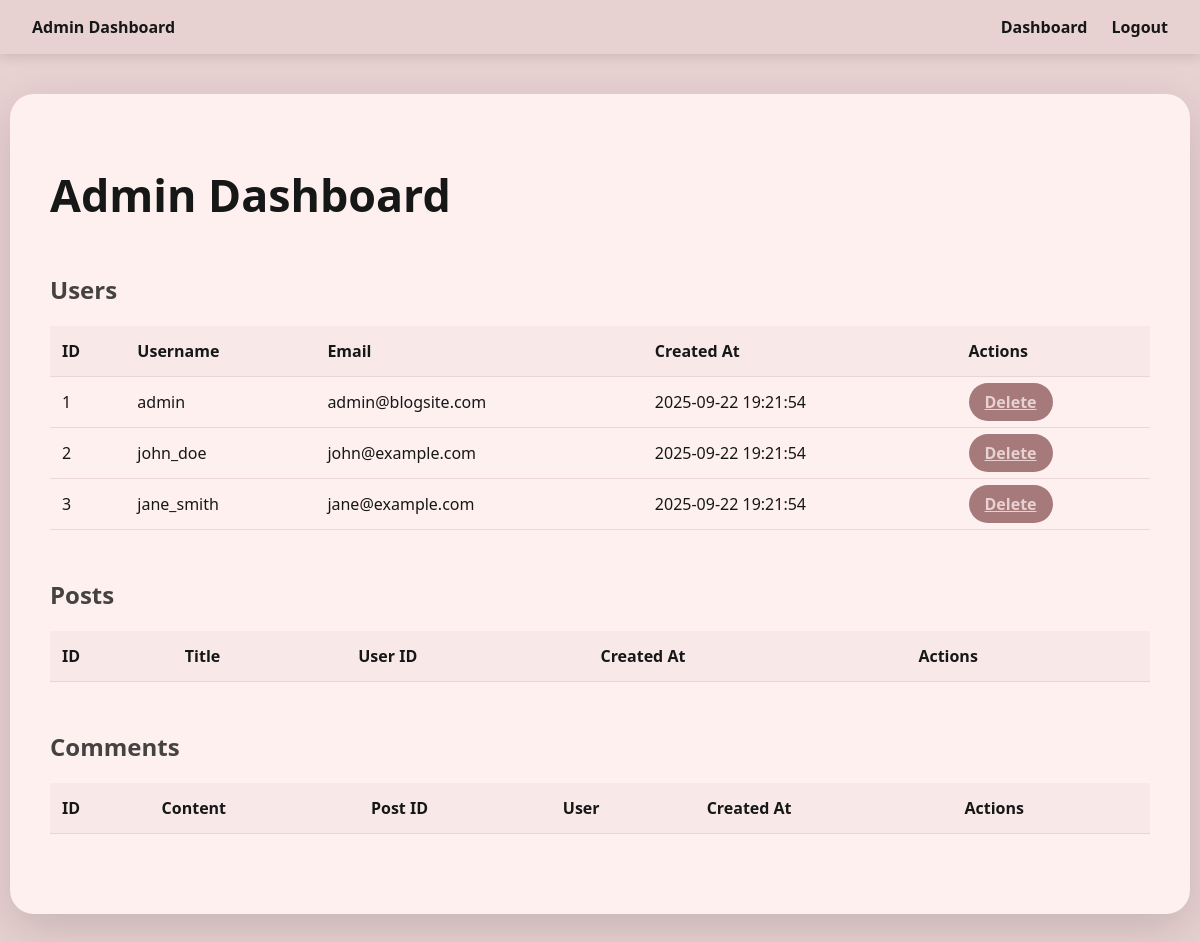
The page /admin_dashboard.php on the database its author committed.
### tables this page shows
CREATE TABLE users (
    id INT AUTO_INCREMENT PRIMARY KEY,
    username VARCHAR(50) UNIQUE NOT NULL,
    email VARCHAR(100) UNIQUE NOT NULL,
    password VARCHAR(255) NOT NULL,
    full_name VARCHAR(100) NOT NULL,
    profile_image VARCHAR(255) DEFAULT 'default-avatar.png',
    bio TEXT,
    is_admin TINYINT(1) DEFAULT 0,
    created_at TIMESTAMP DEFAULT CURRENT_TIMESTAMP,
    updated_at TIMESTAMP DEFAULT CURRENT_TIMESTAMP ON UPDATE CURRENT_TIMESTAMP
);

### admin_dashboard.php (the view, shortened to what this page needs)
<?php
require_once 'config.php';
$users = $pdo->query("SELECT id, username, email, created_at FROM users ORDER BY created_at DESC")->fetchAll();
?>
<!DOCTYPE html>
<html lang="en">
<head>
</head>
<body>
<nav class="navbar">
  <div><strong>Admin Dashboard</strong></div>
  <div>
    <a href="admin_dashboard.php">Dashboard</a>
    <a href="logout.php">Logout</a>
  </div>
</nav>
<div class="container">
  <h1>Admin Dashboard</h1>
  <section>
    <h2>Users</h2>
    <table>
      <thead>
        <tr><th>ID</th><th>Username</th><th>Email</th><th>Created At</th><th>Actions</th></tr>
      </thead>
      <tbody>
        <?php foreach ($users as $user): ?>
          <tr>
            <td><?= htmlspecialchars($user['id']) ?></td>
            <td><?= htmlspecialchars($user['username']) ?></td>
            <td><?= htmlspecialchars($user['email']) ?></td>
            <td><?= htmlspecialchars($user['created_at']) ?></td>
            <td><a href="?type=user&id=<?= $user['id'] ?>" class="btn-delete" onclick="return confirm('Delete this user?')">Delete</a></td>
          </tr>
        <?php endforeach; ?>
      </tbody>
    </table>
  </section>
  <h2>Posts</h2>
  <table>
    <thead>
      <tr>
        <th>ID</th>
        <th>Title</th>
        <th>User ID</th>
        <th>Created At</th>
        <th>Actions</th>
      </tr>
    </thead>
  </table>
  <section>
    <h2>Comments</h2>
    <table>
      <thead>
        <tr><th>ID</th><th>Content</th><th>Post ID</th><th>User</th><th>Created At</th><th>Actions</th></tr>
      </thead>
    </table>
  </section>
</div>
</body>
</html>

### admin_dashboard.php (style rules this page uses)
body { font-family: 'Segoe UI', Tahoma, Geneva, Verdana, sans-serif; background: #e8d1d1ff; color: #161717ff; margin: 0; padding: 0; }
.navbar { position: sticky; top: 0; background: #e8d1d1ff; padding: 16px 32px; box-shadow: 0 2px 12px rgba(22, 23, 23, 0.15); display: flex; justify-content: space-between; align-items: center; }
.navbar a { color: #161717ff; font-weight: 600; margin-left: 20px; text-decoration: none; transition: color 0.25s; }
.container { max-width: 1100px; margin: 40px auto 60px; background: #fff0f0; padding: 40px; border-radius: 24px; box-shadow: 0 16px 48px rgba(22, 23, 23, 0.15); }
h1 { font-weight: 900; font-size: 2.8rem; margin-bottom: 48px; color: #161717ff; }
h2 { margin-top: 48px; margin-bottom: 20px; font-weight: 700; color: #161717cc; }
table { width: 100%; border-collapse: collapse; margin-bottom: 40px; }
th, td { padding: 14px 12px; text-align: left; border-bottom: 1px solid #e8d1d1cc; }
th { background-color: #f8e8e8; color: #161717ff; }
.btn-delete { background-color: #a67a7a; color: #e8d1d1ff; border: none; border-radius: 20px; padding: 8px 16px; cursor: pointer; font-weight: 700; transition: background-color 0.3s; }

### rows shown on the page
users: id "1", username "admin", email "admin@blogsite.com", created_at "2025-09-22 19:21:54"
users: id "2", username "john_doe", email "john@example.com", created_at "2025-09-22 19:21:54"
users: id "3", username "jane_smith", email "jane@example.com", created_at "2025-09-22 19:21:54"
